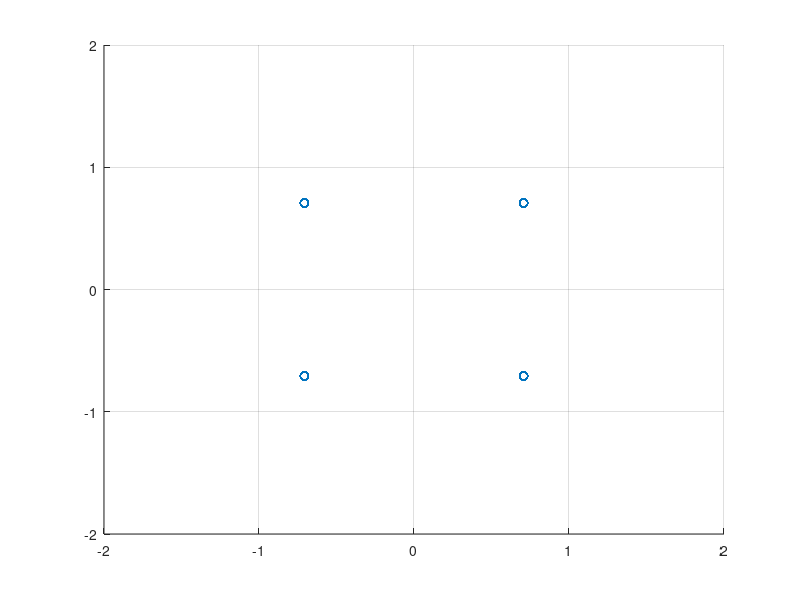
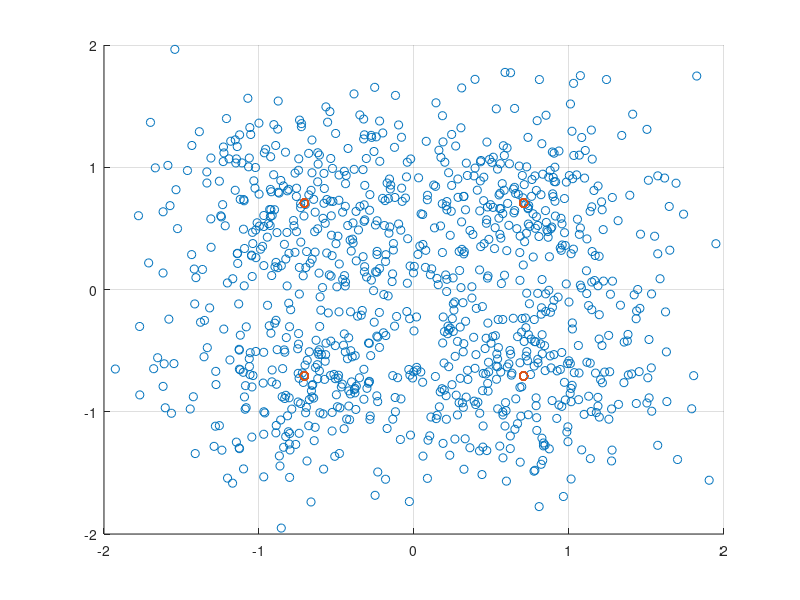

The MATLAB source for these figures, in order:
clear;

% Parameter Setting

Tsym = 1; % symbol duration
Nsym = 1000; % number of symbol
Fs = 100; % sampling size
Fc = 10; % carrier frequency
Fe = 0; % 나중을 위해서  일단 남겨둔다.

N0 = 0.2;

% Simulation
t = [Tsym/Fs : Tsym/Fs : Tsym*Nsym];
Tmax = length(t);

% Symbol 생성
M=4;
symTable = zeros(1,4);
for i = 1:M
    i_m = 2*pi*(i-1)/M + pi/4;
    symTable(i) = cos(i_m) + j*sin(i_m);
end

% Basis Signal 생성
phi1 = cos(2*pi*Fc*t(1:Tsym*Fs));
Es = norm(phi1);
phi1 = phi1/Es;

phi2 = -sin(2*pi*Fc*t(1:Tsym*Fs));
Es = norm(phi2);
phi2 = phi2/Es;

%% TX

% 랜덤신호만들기
m = randi(M,1,Nsym); %1~M 중 Nsym 갯수 만큼 랜덤

% 심볼신호 만들기
theta_m = 2*pi*(m-1)/M + pi/4;% m이 벡터이기 때문에 theta_m도 벡터로 표현(값이 여러개)
bbSym = cos(theta_m) + j*sin(theta_m);

% Up-conversion (DAC 포함)
RFsignal = zeros(1,Tmax);
for iterT = 1:Tmax
    iterSym = floor((iterT-1)/Fs)+1;
    RFsignal(iterT) = real(bbSym(iterSym))*cos(2*pi*Fc*t(iterT))/Es - imag(bbSym(iterSym))*sin(2*pi*Fc*t(iterT))/Es;
end

% 참고1 - signal 보여주기
% figure(1)
% plot(t,RFsignal);
% xlim([0 2]);

% 참고2 - 심볼신호 보여주기
s = zeros(2,Nsym);
for i = 1:Nsym
    intStart = 1+(i-1)*Tsym*Fs;
    intEnd = i*Tsym*Fs;
    s(1,i) = sum(RFsignal(intStart:intEnd).*phi1);
    s(2,i) = sum(RFsignal(intStart:intEnd).*phi2);
end
figure(2)
scatter(s(1,:),s(2,:),'r*');
grid on;
axis([-2 2 -2 2]);


%% RX
% Coherent Detection
Ich = RFsignal .* cos(2*pi*(Fc+Fe)*t)/Es;
Qch = RFsignal .* sin(2*pi*(Fc+Fe)*t)/Es;

% Baseband Signal Representation
for i = 1:Nsym
    n_start = (i-1)*Tsym*Fs;
    bbSym_rx(i) = sum(Ich(n_start+1:n_start+Tsym*Fs) - j*Qch(n_start+1:n_start+Tsym*Fs));
end
sigPower = mean(abs(bbSym_rx).^2);

% Noise Insertion
noise = sqrt(N0)*randn(1,length(bbSym_rx)) + j*sqrt(N0)*randn(1,length(bbSym_rx));
bbSymN_rx = bbSym_rx+noise;
noisePower = mean(abs(noise).^2);
SNR = 10*log10(sigPower/noisePower)

% Signal Space Representation
figure(3)
scatter(real(bbSymN_rx), imag(bbSymN_rx));
grid on;
axis([-2 2 -2 2]);
hold on;
scatter(s(1,:),s(2,:),'r*');

% Optimal Receiver
hd_bbSym = zeros(1,Nsym);
for i= 1:Nsym
    corr_result = bbSymN_rx(i)*conj(symTable);
    [dammyVal hd_index] = max(real(corr_result));
    hd_bbSym(i) = symTable(hd_index);
end

SER = sum( abs(hd_bbSym - bbSym) > 0.01) /Nsym



